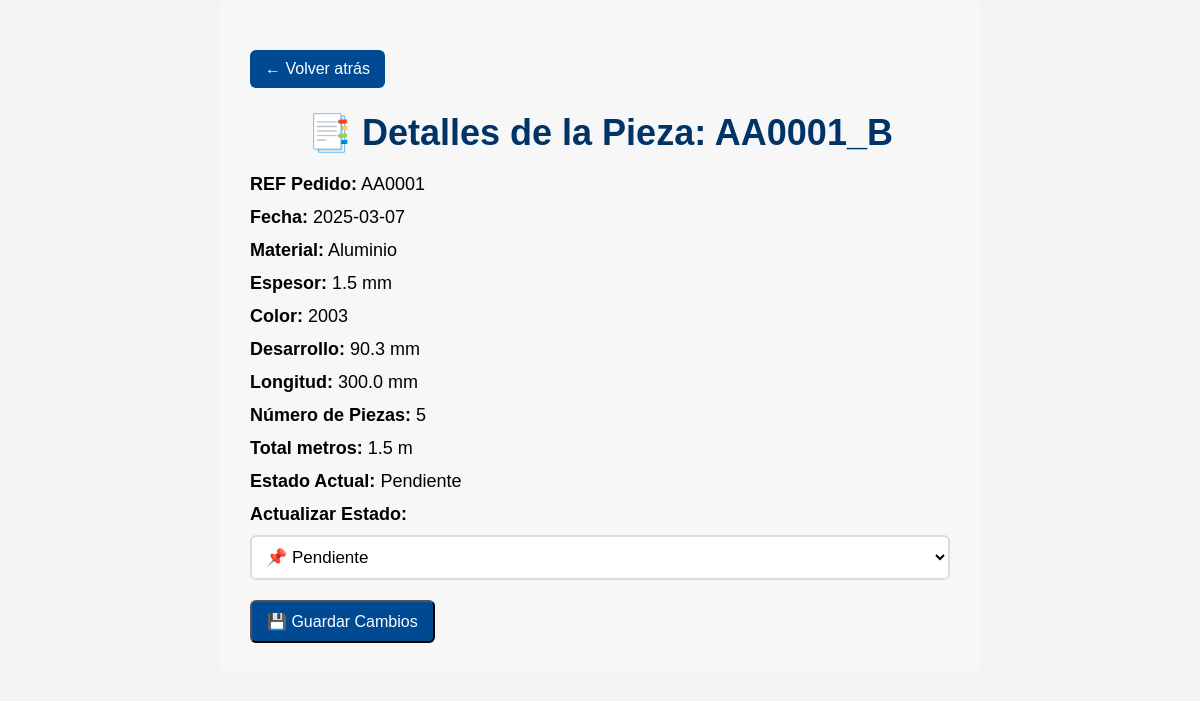
Page /pieza/2/detalle on the committed database.
### app.py (models this page shows, shortened)
class Pieza(db.Model):
    id = db.Column(db.Integer, primary_key=True)
    referencia = db.Column(db.String(50), unique=True, nullable=False)  # Ejemplo: AA0001_F
    material = db.Column(db.String(50), nullable=False)
    espesor = db.Column(db.Float, nullable=False)
    color = db.Column(db.String(50), nullable=False)  # Ejemplo: 1004
    punzado = db.Column(db.Boolean, default=False)
    falseo = db.Column(db.Boolean, default=False)
    desarrollo = db.Column(db.Float, nullable=False)  # En mm
    longitud = db.Column(db.Float, nullable=False)  # En mm
    numero_piezas = db.Column(db.Integer, nullable=False)
    total_metros = db.Column(db.Float, nullable=False)  # Calculado: (longitud * numero_piezas) / 1000
    estado_produccion = db.Column(db.String(50), nullable=False)
    pedido_id = db.Column(db.Integer, db.ForeignKey('pedido.id'), nullable=False)

class Pedido(db.Model):
    id = db.Column(db.Integer, primary_key=True)
    numero_pedido = db.Column(db.String(50), unique=True, nullable=False)
    fecha = db.Column(db.Date, nullable=False, default=datetime.utcnow)
    prioridad = db.Column(db.Integer, nullable=False, default=4)  # Nivel de prioridad 1-4
    completado = db.Column(db.Boolean, default=False)  # Se actualiza cuando todas las piezas están completadas
    cliente_id = db.Column(db.Integer, db.ForeignKey('cliente.id'), nullable=False)
    piezas = db.relationship('Pieza', backref='pedido', lazy=True)

### app.py (the view)
@app.route('/pieza/<int:pieza_id>/detalle')
def pieza_detalle(pieza_id):
    pieza = Pieza.query.get_or_404(pieza_id)
    return render_template('pieza_detalle.html', pieza=pieza)

### templates/pieza_detalle.html (shortened to what this page needs)
<!DOCTYPE html>
<html lang="es">
<head>
    <link rel="stylesheet" href="{{ url_for('static', filename='css/styles.css') }}">
</head>
<body>
    <div class="detalle-container">
        <a href="/" class="btn-volver">← Volver atrás</a>
        <h1>📑 Detalles de la Pieza: {{ pieza.referencia }}</h1>
        <div class="detalle-info">
            <p><strong>REF Pedido:</strong> {{ pieza.pedido.numero_pedido }}</p>
            <p><strong>Fecha:</strong> {{ pieza.pedido.fecha.strftime("%Y-%m-%d") }}</p>
            <p><strong>Material:</strong> {{ pieza.material }}</p>
            <p><strong>Espesor:</strong> {{ pieza.espesor }} mm</p>
            <p><strong>Color:</strong> {{ pieza.color }}</p>
            <p><strong>Desarrollo:</strong> {{ pieza.desarrollo }} mm</p>
            <p><strong>Longitud:</strong> {{ pieza.longitud }} mm</p>
            <p><strong>Número de Piezas:</strong> {{ pieza.numero_piezas }}</p>
            <p><strong>Total metros:</strong> {{ pieza.total_metros }} m</p>
            <p><strong>Estado Actual:</strong> {{ pieza.estado_produccion }}</p>
        </div>
        <form id="formActualizarEstado">
            <label><strong>Actualizar Estado:</strong></label>
            <select name="estado" id="estado">
                <option value="pendiente" {{ 'selected' if pieza.estado_produccion == 'pendiente' else '' }}>📌 Pendiente</option>
            </select>
            <button type="submit" class="btn-guardar">💾 Guardar Cambios</button>
        </form>
    </div>
</body>
</html>

### static/css/styles.css (style rules this page uses)
body { background-color: #f4f4f4; font-family: 'Arial', sans-serif; margin: 0; padding: 0; }
h1 { text-align: center; font-size: 2em; color: #003366; margin-bottom: 20px; }
.detalle-container { width: 80%; max-width: 700px; margin: auto; padding: 30px; background: #f7f7f7; border-radius: 8px; font-family: Arial, sans-serif; font-size: 18px; }
.detalle-info p { margin: 12px 0; }
.btn-volver, .btn-guardar { display: inline-block; padding: 10px 15px; background-color: #004a94; color: #fff; text-decoration: none; border-radius: 6px; margin-top: 20px; font-size: 16px; }
#estado { padding: 10px; width: 100%; margin-top: 10px; border-radius: 6px; border: 2px solid #ddd; background-color: #ffffff; font-size: 17px; }

### rows in the picture
Pieza: referencia "AA0001_B", material "Aluminio", espesor "1.5", color "2003", desarrollo "90.3", longitud "300.0", numero_piezas "5", total_metros "1.5", estado_produccion "Pendiente"
Pedido: pedido.numero_pedido "AA0001", pedido.fecha "2025-03-07"
